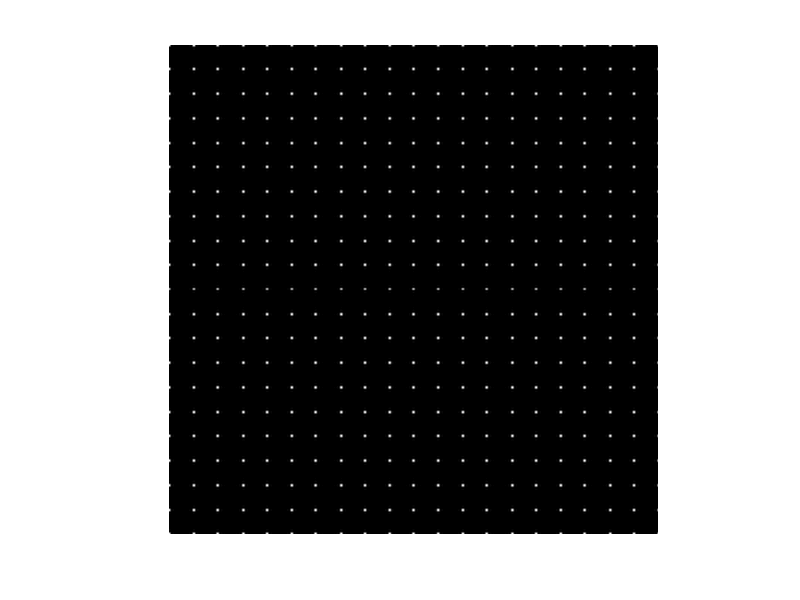

Reproduce this figure in MATLAB. (Note: this script raises an error after producing the figure.)
close all; clear; clc;
% Generates a hartmannograms for further processing in the WFS7

%%  SHWFS parameters
Lambda=0.65e-6;                 % wavelength [m]
k=2*pi/Lambda;                  % wavenumber

Pixels_X=500;                   % image pixels on the X axis
Pixels_Y=500;                   % image pixels on the Y axis
PixelSize= 5.5e-6;              % pixel size [m]
Pitch=136e-6;                   % microlens size [m]
ML_focal=3.2e-3;                % focal dist [m]
Bits=8;                         % camera bit rate
% ApertDiam=2.75e-3;
ApertDiam=Pixels_X*PixelSize;   % diameter of the full aperture [m]
ApertRad=ApertDiam/2;           % radius of the full aperture [m]

L_X=Pixels_X*PixelSize;                    % sensor area on the X axis [m]
L_Y=Pixels_Y*PixelSize;                    % sensor area on the Y axis [m]
ML_Pixels=round(Pitch/PixelSize);          % pixels in CCD to each microlens

NumberLens_X=ceil(Pixels_X/ML_Pixels);    % number of lenses in the array 
NumberLens_Y=ceil(Pixels_Y/ML_Pixels);    % on the X and Y axis

Cut_flag = 1;                             % if = 1 - cut pixels outside Pixels_X(Y)

%%  Setting the zernike coefficients
% Set through the distance from the source to the sensor:
L_def=1.65;                                         %distance between the source and the SHWFS [m]
Defocus=(L_def-sqrt(L_def^2-(ApertDiam/2)^2))/2;    %in [m]  

% Set the parameters individually:
X_Tilt = 0;
Defocus = 1e-6;

% Aberration coefficients
z11=X_Tilt;         % X-Tilt
zi11=0;             % Y-Tilt
z02=Defocus;        % Defocus 
z22=0;              % Vertical astigmatism
zi22=0;             % Oblique astigmatism
z13=0;              % Horizontal coma
zi13=0;             % Vertical coma
z04=0;              % Primary spherical

%%  Reference
iRows = ceil(Pixels_X/(2*ML_Pixels)); 
iCols = iRows;
iRefRows = 2*iRows + 1;
iRefCols = iRefRows;

for n = 0 : 2*iRows
    dx(n+1) = Pitch/PixelSize*(iRows - n);
end
x_0 = Pixels_X/2 - dx;
y_0 = x_0;
x_0_rep = repelem(x_0,ML_Pixels);
y_0_rep = repelem(y_0,ML_Pixels);
[X_0,Y_0] = meshgrid(x_0_rep,y_0_rep);
p0_x = round(y_0 - ML_Pixels/2);
p0_y = round(x_0 - ML_Pixels/2);
P0_x = repelem(p0_x,ML_Pixels);
P0_y = repelem(p0_y,ML_Pixels);
[P0_X,P0_Y] = meshgrid(P0_x,P0_y);
i = 1:ML_Pixels;
k = 1:ML_Pixels;
[I,K] = meshgrid(i,k);
i_rep = repmat(I,NumberLens_X+1,NumberLens_X+1);
k_rep = repmat(K,NumberLens_X+1,NumberLens_X+1);

IX =  P0_X + i_rep;
IY =  P0_Y + k_rep;

Y = IX - X_0;
X = IY - Y_0;

VAL = ((sinc(Pitch*PixelSize*X/Lambda/ML_focal)).^2.*(sinc(Pitch*PixelSize*Y/Lambda/ML_focal)).^2);
MaxIntens=max(max(VAL(:,:),[],1));
MinIntens=MaxIntens/(2^Bits-1);
IntensityPixelised_VAL=fix(VAL(:,:)./MinIntens).*MinIntens/max(max(VAL));

% Cropping pixels
if Cut_flag == 1
    IntensityPixelised_VAL(1:floor(ML_Pixels/2),:) = [];
    IntensityPixelised_VAL(:,1:floor(ML_Pixels/2)) = [];
    All_pixels = size(IntensityPixelised_VAL,1);
    IntensityPixelised_VAL(Pixels_X+1:All_pixels,:) = [];
    IntensityPixelised_VAL(:, Pixels_X+1:All_pixels) = [];
end

figure('Name','Reference hartmannogram');
imshow(IntensityPixelised_VAL,[]);
% Save to the "Hartmannograms" folder 
imwrite(IntensityPixelised_VAL,'Hartmannograms\REF_500_136_cut.bmp'); 
                
%%  Introduction slopes
% Сoordinates of subaperture centers 
ML_Center = Pitch/2;
k=1;
for i=0:NumberLens_X
    MLA_Centerx(k) = -L_X/2+i*Pitch+ML_Center;
    k=k+1;
end
MLA_Centery = MLA_Centerx;
% Matrices of centers on axes X and Y:
[MLA_CenterX,MLA_CenterY]=meshgrid(MLA_Centerx,MLA_Centery);

% Wavefront calculation (using the "zernike_8_deriv.m" program
[WF_derivY,WF_derivX]=zernike_8_deriv(MLA_Centerx/ApertRad,...
    MLA_Centery/ApertRad,z11,zi11,z02,z22,zi22,z13,zi13,z04);

% Shift calculation
ShiftX=WF_derivX * ML_focal/ApertRad/PixelSize;
ShiftY=WF_derivY * ML_focal/ApertRad/PixelSize;

%%  Hartmannogram of the distorted wavefront
ShiftX_rep = repelem(ShiftX,ML_Pixels);
ShiftY_rep = repelem(ShiftY,ML_Pixels);
[SHIFT_X,SHIFT_Y] = meshgrid(ShiftX_rep,ShiftY_rep);

VAL_shift = (sinc(Pitch*PixelSize*(X+SHIFT_Y)/Lambda/ML_focal)).^2.*...
    (sinc(Pitch*PixelSize*(Y+SHIFT_X)/Lambda/ML_focal)).^2;
MaxIntens=max(max(VAL_shift(:,:),[],1));
MinIntens=MaxIntens/(2^Bits-1);
IntensityPixelised_VAL_shift=fix(VAL_shift(:,:)./MinIntens).*MinIntens/max(max(VAL_shift));

% Cropping pixels
if Cut_flag == 1
    IntensityPixelised_VAL_shift(1:floor(ML_Pixels/2),:) = [];
    IntensityPixelised_VAL_shift(:,1:floor(ML_Pixels/2)) = [];
    All_pixels = size(IntensityPixelised_VAL_shift,1);
    IntensityPixelised_VAL_shift(Pixels_X+1:All_pixels,:) = [];
    IntensityPixelised_VAL_shift(:, Pixels_X+1:All_pixels) = [];
end

figure('Name','Processed hartmannogram');
imshow(IntensityPixelised_VAL_shift,[]);
% Save to the "Hartmannograms" folder 
imwrite(IntensityPixelised_VAL_shift,'Hartmannograms\DEF_500_136_cut.bmp'); 
